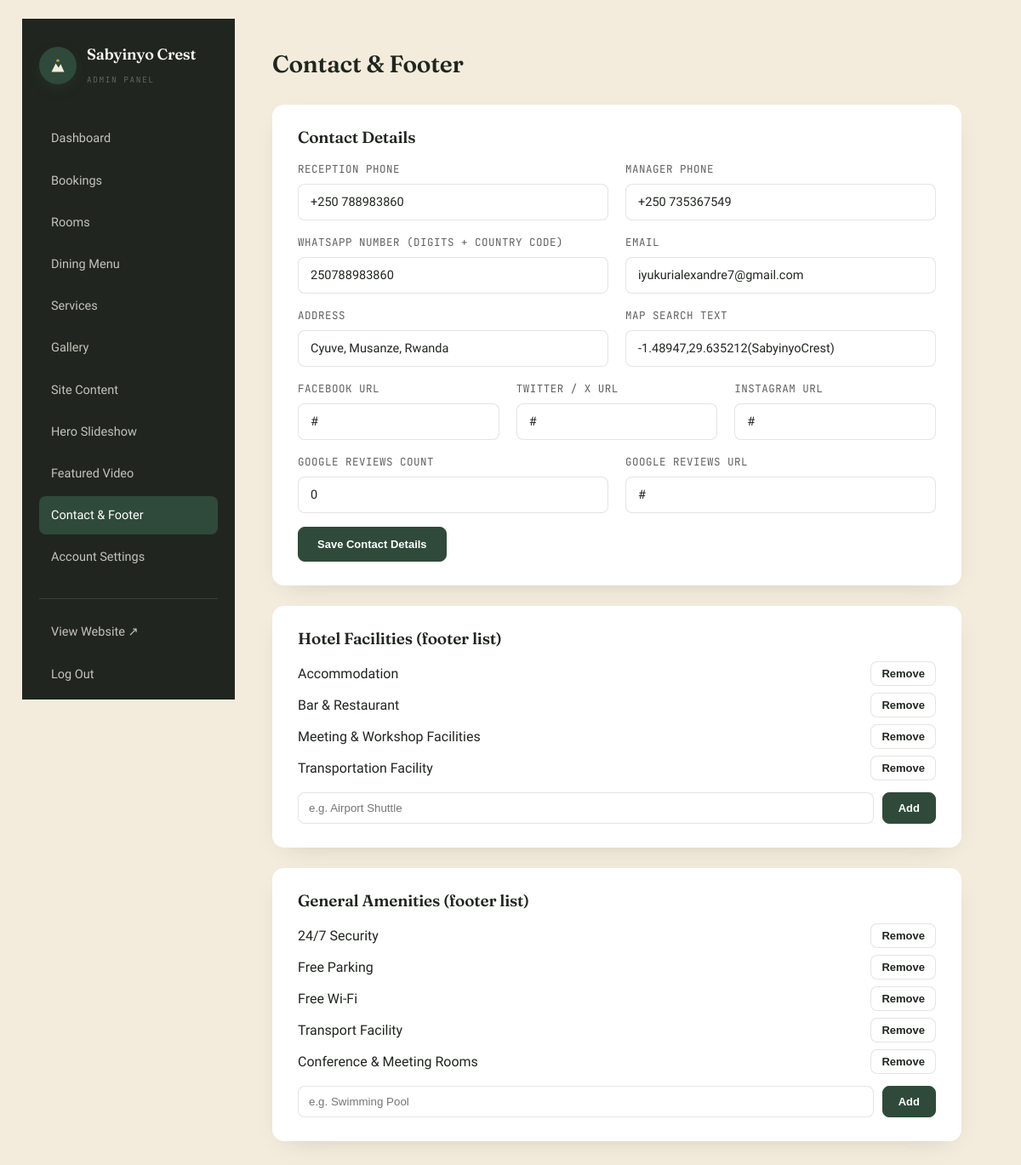
The page /admin/contact.php (signed in) on the database its author committed.
### tables this page shows
CREATE TABLE `settings` (
  `id` int(11) NOT NULL DEFAULT 1,
  `brand_name` varchar(120) NOT NULL DEFAULT 'Sabyinyo Crest',
  `tagline` varchar(160) NOT NULL DEFAULT 'Cyuve, Musanze · Rwanda',
  `hero_title` varchar(255) NOT NULL DEFAULT 'Adventure begins just <em>outside your room</em>',
  `hero_subtitle` text DEFAULT NULL,
  `hero_image` varchar(255) DEFAULT 'assets/img/exterior_balcony_day.jpg',
  `welcome_body1` text DEFAULT NULL,
  `welcome_body2` text DEFAULT NULL,
  `testimonial_quote` varchar(500) DEFAULT NULL,
  `testimonial_image` varchar(255) DEFAULT 'assets/img/lounge_brickwall_tv.jpg',
  `footer_blurb` varchar(400) DEFAULT NULL,
  `reception_phone` varchar(40) DEFAULT '+250 791 330 698',
  `manager_phone` varchar(40) DEFAULT '+250 795 360 707',
  `whatsapp` varchar(20) DEFAULT '250791330698',
  `email` varchar(150) DEFAULT 'comforthotel10@gmail.com',
  `address` varchar(200) DEFAULT 'Cyuve, Musanze, Rwanda',
  `map_query` varchar(200) DEFAULT 'Sabyinyo Crest, Cyuve, Musanze, Rwanda',
  `facebook` varchar(255) DEFAULT '#',
  `twitter` varchar(255) DEFAULT '#',
  `instagram` varchar(255) DEFAULT '#',
  `reviews_count` int(11) DEFAULT 0,
  `reviews_url` varchar(255) DEFAULT '#',
  `video_enabled` tinyint(1) DEFAULT 0,
  `video_source` enum('upload','youtube') DEFAULT 'upload',
  `video_file` varchar(255) DEFAULT NULL,
  `video_youtube_id` varchar(50) DEFAULT NULL,
  `video_title` varchar(150) DEFAULT 'A Look Inside',
  `video_caption` varchar(300) DEFAULT 'Our guests, our team, and a taste of the Sabyinyo Crest experience.',
  `updated_at` datetime DEFAULT current_timestamp() ON UPDATE current_timestamp(),
  `dining_hero_image` varchar(255) DEFAULT 'assets/img/dining_formal_set.jpg'
);

CREATE TABLE `facilities` (
  `id` int(11) NOT NULL,
  `label` varchar(120) NOT NULL,
  `sort_order` int(11) DEFAULT 0
);

CREATE TABLE `amenities` (
  `id` int(11) NOT NULL,
  `label` varchar(120) NOT NULL,
  `sort_order` int(11) DEFAULT 0
);

### includes/db.php (called while the page is built, shortened)
<?php
function db(): PDO {
    static $pdo = null;
    if ($pdo === null) {
        $dsn = 'mysql:host=' . DB_HOST . ';dbname=' . DB_NAME . ';charset=' . DB_CHARSET;
        try {
            $pdo = new PDO($dsn, DB_USER, DB_PASS, [
                PDO::ATTR_ERRMODE            => PDO::ERRMODE_EXCEPTION,
                PDO::ATTR_DEFAULT_FETCH_MODE => PDO::FETCH_ASSOC,
                PDO::ATTR_EMULATE_PREPARES   => false,
            ]);
        } catch (PDOException $e) {
            http_response_code(500);
            die('Database connection failed. Please check config.php and make sure the database has been imported (see db.sql). Details: ' . htmlspecialchars($e->getMessage()));
        }
    }
    return $pdo;
}

### includes/functions.php (called while the page is built, shortened)
<?php
function e(?string $str): string {
    return htmlspecialchars($str ?? '', ENT_QUOTES, 'UTF-8');
}
function get_settings(): array {
    static $settings = null;
    if ($settings === null) {
        $stmt = db()->query('SELECT * FROM settings WHERE id = 1 LIMIT 1');
        $settings = $stmt->fetch() ?: [];
    }
    return $settings;
}
function get_facilities(): array {
    return db()->query('SELECT * FROM facilities ORDER BY sort_order ASC, id ASC')->fetchAll();
}
function get_amenities(): array {
    return db()->query('SELECT * FROM amenities ORDER BY sort_order ASC, id ASC')->fetchAll();
}

### admin/contact.php (the view, shortened to what this page needs)
<?php
$settings = get_settings();
$facilities = get_facilities();
$amenities = get_amenities();
$settings = get_settings();
$activeTab = 'contact';
require __DIR__ . '/includes/header.php';
?>
<div class="admin-topbar"><h1>Contact & Footer</h1></div>
<div class="admin-card">
  <h3 style="font-family:'Fraunces',serif; font-size:19px; margin-bottom:16px;">Contact Details</h3>
  <form method="post" class="admin-form">
    <div class="form-row">
      <div class="field"><label>Reception Phone</label><input type="text" name="reception_phone" value="<?= e($settings['reception_phone']) ?>"></div>
      <div class="field"><label>Manager Phone</label><input type="text" name="manager_phone" value="<?= e($settings['manager_phone']) ?>"></div>
    </div>
    <div class="form-row">
      <div class="field"><label>WhatsApp Number (digits + country code)</label><input type="text" name="whatsapp" value="<?= e($settings['whatsapp']) ?>"></div>
      <div class="field"><label>Email</label><input type="email" name="email" value="<?= e($settings['email']) ?>"></div>
    </div>
    <div class="form-row">
      <div class="field"><label>Address</label><input type="text" name="address" value="<?= e($settings['address']) ?>"></div>
      <div class="field"><label>Map Search Text</label><input type="text" name="map_query" value="<?= e($settings['map_query']) ?>"></div>
    </div>
    <div class="form-row">
      <div class="field"><label>Facebook URL</label><input type="text" name="facebook" value="<?= e($settings['facebook']) ?>"></div>
      <div class="field"><label>Twitter / X URL</label><input type="text" name="twitter" value="<?= e($settings['twitter']) ?>"></div>
      <div class="field"><label>Instagram URL</label><input type="text" name="instagram" value="<?= e($settings['instagram']) ?>"></div>
    </div>
    <div class="form-row">
      <div class="field"><label>Google Reviews Count</label><input type="number" name="reviews_count" value="<?= (int)$settings['reviews_count'] ?>"></div>
      <div class="field"><label>Google Reviews URL</label><input type="text" name="reviews_url" value="<?= e($settings['reviews_url']) ?>"></div>
    </div>
    <button type="submit" class="abtn primary" style="padding:12px 22px;">Save Contact Details</button>
  </form>
</div>
<div class="admin-card">
  <h3 style="font-family:'Fraunces',serif; font-size:19px; margin-bottom:16px;">Hotel Facilities (footer list)</h3>
  <?php foreach ($facilities as $f): ?>
    <form method="post" style="display:flex; gap:10px; align-items:center; margin-bottom:8px;">
      <span style="flex:1;"><?= e($f['label']) ?></span>
      <button type="submit" class="abtn danger" style="padding:6px 12px;" data-confirm="Remove this facility?">Remove</button>
    </form>
  <?php endforeach; ?>
  <form method="post" style="display:flex; gap:10px; margin-top:14px;">
    <input type="text" name="label" placeholder="e.g. Airport Shuttle" style="flex:1; padding:10px 12px; border-radius:8px; border:1.5px solid var(--line);" required>
    <button type="submit" class="abtn primary" style="padding:10px 18px;">Add</button>
  </form>
</div>
<div class="admin-card">
  <h3 style="font-family:'Fraunces',serif; font-size:19px; margin-bottom:16px;">General Amenities (footer list)</h3>
  <?php foreach ($amenities as $a): ?>
    <form method="post" style="display:flex; gap:10px; align-items:center; margin-bottom:8px;">
      <span style="flex:1;"><?= e($a['label']) ?></span>
      <button type="submit" class="abtn danger" style="padding:6px 12px;" data-confirm="Remove this amenity?">Remove</button>
    </form>
  <?php endforeach; ?>
  <form method="post" style="display:flex; gap:10px; margin-top:14px;">
    <input type="text" name="label" placeholder="e.g. Swimming Pool" style="flex:1; padding:10px 12px; border-radius:8px; border:1.5px solid var(--line);" required>
    <button type="submit" class="abtn primary" style="padding:10px 18px;">Add</button>
  </form>
</div>
<?php require __DIR__ . '/includes/footer.php'; ?>

### admin/includes/header.php (shortened to what this page needs)
<?php
$settings = get_settings();
?>
<!DOCTYPE html>
<html lang="en">
<head>
<link rel="stylesheet" href="../assets/css/style.css">
</head>
<body class="admin-body">
<div class="admin-shell">
  <aside class="admin-sidebar">
    <div class="footer-brand" style="margin-bottom:2px;">
      <span class="brand-mark"><svg width="20" height="20" viewBox="0 0 24 24" fill="none"><path d="M3 21L9 9L13 15L16 10L21 21H3Z" fill="#F3ECDC"/><circle cx="12" cy="5" r="2" fill="#D6A13C"/></svg></span>
      <span>
        <span class="brand-name" style="display:block;"><?= e($settings['brand_name'] ?? '') ?></span>
        <span class="brand-sub">Admin Panel</span>
      </span>
    </div>
    <ul class="admin-nav">
      <li><a href="dashboard.php" class="<?= $activeTab==='dashboard'?'active':'' ?>">Dashboard</a></li>
      <li><a href="bookings.php" class="<?= $activeTab==='bookings'?'active':'' ?>">Bookings</a></li>
      <li><a href="rooms.php" class="<?= $activeTab==='rooms'?'active':'' ?>">Rooms</a></li>
      <li><a href="menu.php" class="<?= $activeTab==='menu'?'active':'' ?>">Dining Menu</a></li>
      <li><a href="services.php" class="<?= $activeTab==='services'?'active':'' ?>">Services</a></li>
      <li><a href="gallery.php" class="<?= $activeTab==='gallery'?'active':'' ?>">Gallery</a></li>
      <li><a href="content.php" class="<?= $activeTab==='content'?'active':'' ?>">Site Content</a></li>
      <li><a href="hero_slides.php" class="<?= $activeTab==='hero'?'active':'' ?>">Hero Slideshow</a></li>
      <li><a href="video.php" class="<?= $activeTab==='video'?'active':'' ?>">Featured Video</a></li>
      <li><a href="contact.php" class="<?= $activeTab==='contact'?'active':'' ?>">Contact & Footer</a></li>
      <li><a href="settings.php" class="<?= $activeTab==='settings'?'active':'' ?>">Account Settings</a></li>
    </ul>
    <ul class="admin-nav" style="margin-top:26px; border-top:1px solid rgba(251,248,241,0.12); padding-top:16px;">
      <li><a href="../index.php" target="_blank">View Website ↗</a></li>
      <li><a href="logout.php">Log Out</a></li>
    </ul>
  </aside>
  <main class="admin-main">

### assets/css/style.css (style rules this page uses)
:root { --ink:#20261F; --canopy:#2F4A3A; --canopy-light:#3E6350; --clay:#B75432; --clay-dark:#9A4327; --sand:#F3ECDC; --sand-deep:#E8DCC6; --marigold:#D6A13C; --mist:#8FA298; --paper:#FBF8F1; --ink-soft:rgba(32,38,31,0.72); --line:rgba(32,38,31,0.12); --shadow:0 20px 50px -20px rgba(32,38,31,0.35); --radius:14px; }
* { box-sizing:border-box; margin:0; padding:0; }
html { scroll-behavior:smooth; }
body { font-family:'Work Sans', sans-serif; background:var(--paper); color:var(--ink); line-height:1.6; -webkit-font-smoothing:antialiased; overflow-x:hidden; }
h1,h2,h3,h4 { font-family:'Fraunces', serif; font-weight:600; line-height:1.12; letter-spacing:-0.01em; color:var(--ink); }
.brand-mark { width:44px; height:44px; border-radius:50%; background:var(--canopy); display:flex; align-items:center; justify-content:center; flex-shrink:0; box-shadow:0 6px 16px -6px rgba(47,74,58,0.6); }
.brand-name { font-family:'Fraunces', serif; font-weight:600; font-size:19px; letter-spacing:-0.01em; }
.brand-sub { font-family:'JetBrains Mono', monospace; font-size:9.5px; letter-spacing:0.16em; text-transform:uppercase; opacity:0.6; }
.footer-brand { display:flex; align-items:center; gap:12px; margin-bottom:18px; }
.footer-brand .brand-name { color:var(--paper); }
.field { margin-bottom:16px; }
.field label { display:block; font-size:12.5px; font-family:'JetBrains Mono',monospace; letter-spacing:.04em; text-transform:uppercase; color:var(--ink-soft); margin-bottom:7px; }
.field input, .field textarea, .field select { width:100%; padding:12px 14px; border-radius:8px; border:1.5px solid var(--line); font-family:'Work Sans',sans-serif; font-size:14.5px; background:#fff; color:var(--ink); }
.admin-body { padding:22px 26px; overflow-y:auto; flex:1; }
.admin-body { background:var(--sand); min-height:100vh; font-family:'Work Sans',sans-serif; }
.admin-shell { display:flex; min-height:100vh; }
.admin-sidebar { width:250px; background:var(--ink); color:rgba(251,248,241,0.82); flex-shrink:0; padding:28px 20px; position:sticky; top:0; height:100vh; overflow-y:auto; }
.admin-sidebar .brand-name { color:var(--paper); font-size:18px; }
.admin-sidebar .brand-sub { color:rgba(251,248,241,0.5); }
.admin-nav { list-style:none; margin-top:36px; }
.admin-nav li { margin-bottom:4px; }
.admin-nav a { display:flex; align-items:center; gap:10px; padding:11px 14px; border-radius:8px; color:rgba(251,248,241,0.75); text-decoration:none; font-size:14.5px; font-weight:500; transition:.2s; }
.admin-nav a.active { background:var(--canopy); color:#fff; }
.admin-main { flex:1; padding:38px 44px; max-width:1100px; }
.admin-topbar { display:flex; justify-content:space-between; align-items:center; margin-bottom:32px; flex-wrap:wrap; gap:14px; }
.admin-topbar h1 { font-family:'Fraunces',serif; font-size:28px; }
.admin-card { background:#fff; border-radius:14px; padding:28px 30px; box-shadow:0 10px 30px -18px rgba(32,38,31,0.25); margin-bottom:24px; }
.abtn { display:inline-flex; align-items:center; gap:6px; padding:8px 14px; border-radius:8px; font-size:13px; font-weight:600; text-decoration:none; border:1.5px solid var(--line); color:var(--ink); background:#fff; cursor:pointer; }
.abtn.primary { background:var(--canopy); color:#fff; border-color:var(--canopy); }
.admin-form .field { max-width:520px; }
.form-row { display:flex; gap:20px; flex-wrap:wrap; }
.form-row .field { flex:1; min-width:200px; }

### rows shown on the page
settings: brand_name "Sabyinyo Crest", reception_phone "+250 788983860", manager_phone "+250 735367549", whatsapp "250788983860", email "iyukurialexandre7@gmail.com", address "Cyuve, Musanze, Rwanda", map_query "-1.48947,29.635212(SabyinyoCrest)", facebook "#", twitter "#", instagram "#", reviews_count "0", reviews_url "#"
facilities: label "Accommodation"
facilities: label "Bar & Restaurant"
facilities: label "Meeting & Workshop Facilities"
facilities: label "Transportation Facility"
amenities: label "24/7 Security"
amenities: label "Free Parking"
amenities: label "Free Wi-Fi"
amenities: label "Transport Facility"
amenities: label "Conference & Meeting Rooms"
